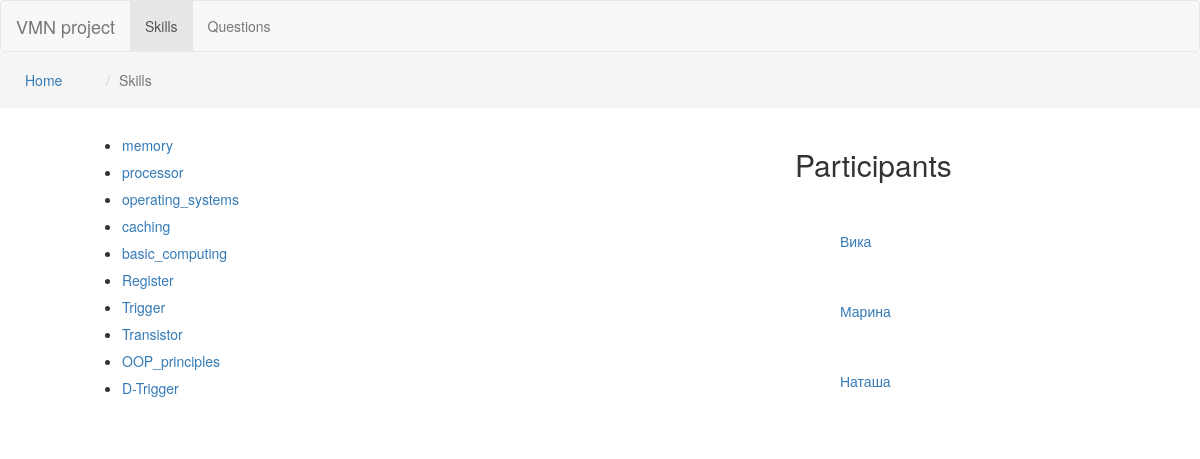
Page /skills on the earlier database version.
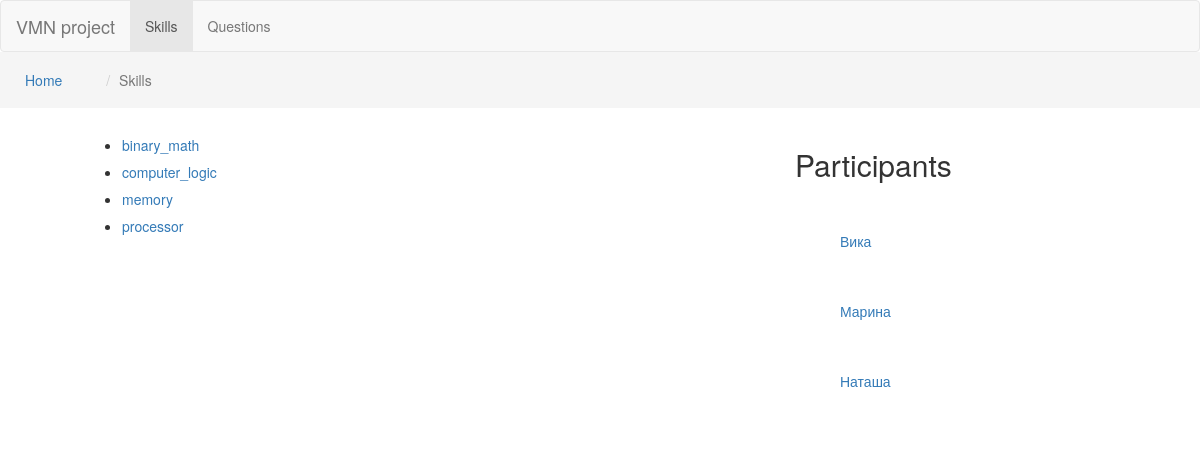
Same page on the later database version.
### students/models.py (models this page shows, shortened)
class Skill(models.Model):
    name = models.CharField(max_length=40, primary_key=True)
    desc = models.CharField(max_length=400)
    img = models.CharField(max_length=400)
    class Meta:
        db_table = 'skill'

### students/views.py (the view)
# urls.py: url(r'^skills', views.skills_page, name='skills_page'),
def skills_page(request):
	skills = []
	for row in Skill.objects.all():
		skills.append(row.name)
	template = loader.get_template('skills.html')
	context = RequestContext(request, {
		'skills': skills
	})
	return HttpResponse(template.render(context))

### students/templates/skills.html
{% load staticfiles %}
<head>
	{% include "head.html" %}
</head>
<body>
{% include "navbar.html" with skills_page="true" %}
<div id="breadcrumbs" class="row">
	<ol class="breadcrumb">
		<li class="breadcrumb-part"><a href="/">Home</a></li>
		<li class="active breadcrumb-part">Skills</li>
	</ol>
</div>
<div class="row centered">
	<div class="col-md-8">
		<ul>
			{% for s in skills %}
			<li class="space-7">
				<a class="alert-link" href="/skill/{{ s }}">{{ s }}</a>
			</li>
			{% endfor %}
		</ul>
	</div>
	<div class="col-md-4">
		<h2>Participants</h2>
		<ul id="peoplePills"class="nav nav-pills nav-stacked">
			<li><a id="studentVika" href="#">Вика</a></li>
			<li><a id="studentMarina" href="#">Марина</a></li>
			<li><a id="studentNatasha" href="#">Наташа</a></li>
		</ul>
	</div>
</div>
</body>
</html>

### students/templates/head.html (shortened to what this page needs)
{% load staticfiles %}
<link rel="stylesheet" type="text/css" href="{% static "js/style.css" %}">
<link rel="stylesheet" type="text/css" href="{% static "bower_components/bootstrap/dist/css/bootstrap.css" %}">

### students/templates/navbar.html
<nav class="navbar navbar-default" role="navigation">
	<div class="navbar-header">
		<a class="navbar-brand" href="/">VMN project</a>
	</div>
	<div class="collapse navbar-collapse" id="bs-example-navbar-collapse-1">
		<ul class="nav navbar-nav">
			<li {% if skills_page %}class="active"{% endif %}><a href="skills">Skills</a></li>
			<li {% if questions_page %}class="active"{% endif %}><a href="questions">Questions</a></li>
		</ul>
	</div>
</nav>

### students/static/js/style.css (style rules this page uses)
.breadcrumb-part { margin: 10px; margin-left: 25px; }
#peoplePills { width: 300px; }
#peoplePills li { margin: 30px; }
nav.navbar { margin: 0px; }
div.row.centered { width: 90%; margin: auto; }
.space-7 { margin: 7px; }

Differences in the rows shown:
removed Skill: skills "operating_systems"
removed Skill: skills "caching"
removed Skill: skills "basic_computing"
removed Skill: skills "Register"
removed Skill: skills "Trigger"
removed Skill: skills "Transistor"
removed Skill: skills "OOP_principles"
removed Skill: skills "D-Trigger"
added Skill: skills "binary_math"
added Skill: skills "computer_logic"
